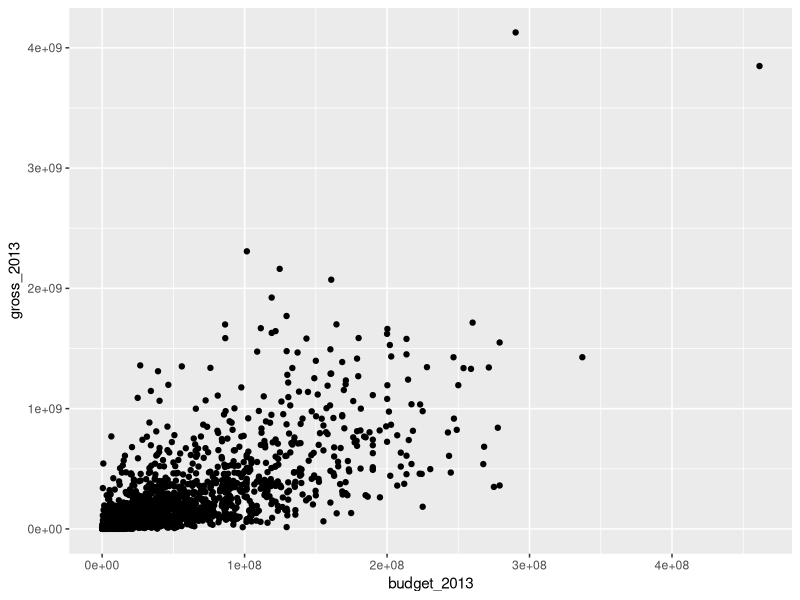
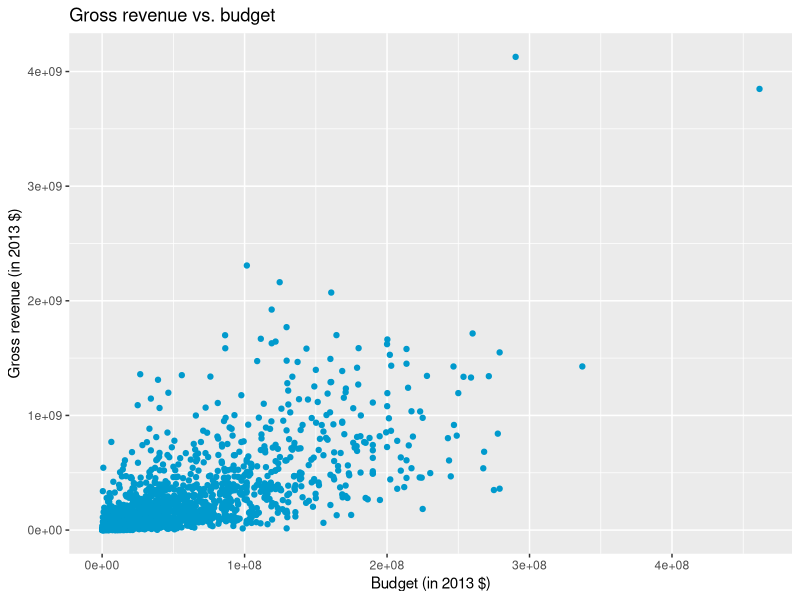
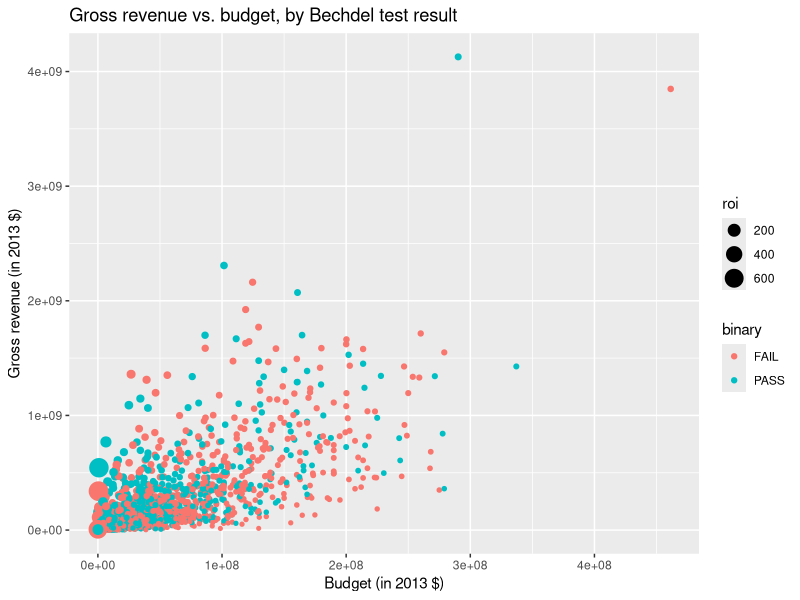
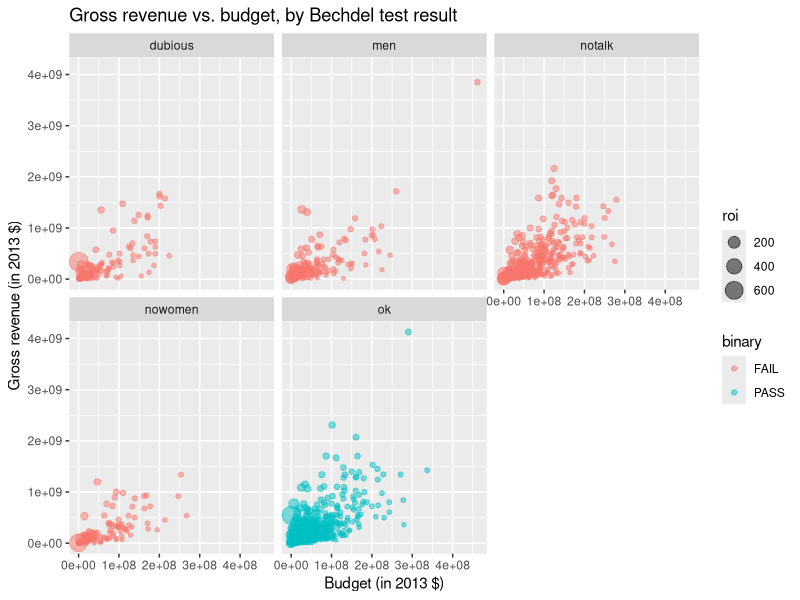
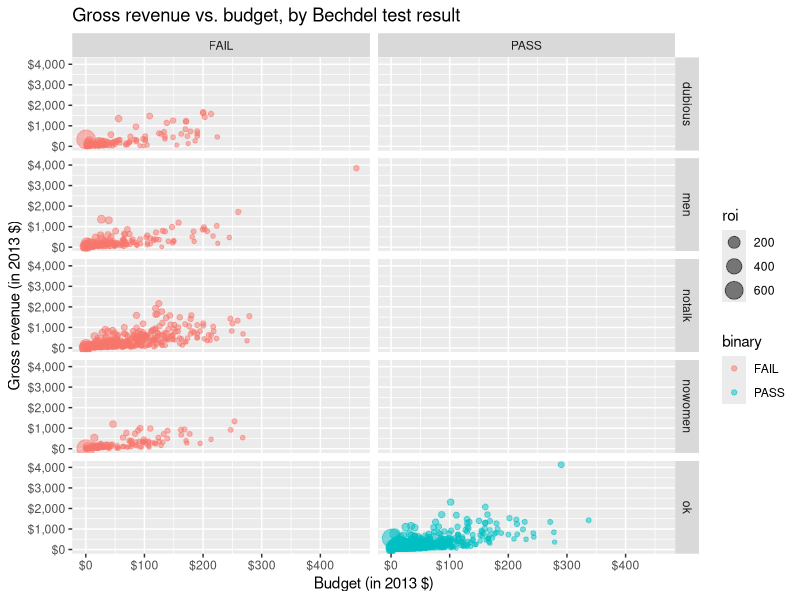

Here is the R script that generated these plots, in order:
## ---- chunk 1
#| echo: false
#| include: false
library(tidyverse) # put in r file to r chunks have packages to use
library(scales)
## ---- chunk 2
#| echo: false
#| message: false
#| warning: false
bechdel <- read_csv("data/bechdel.csv") # put in R file to r chunks have data to use
## ---- chunk 3
#| label: load-packages
#| message: false
#| warning: false
library(tidyverse)
library(scales)
## ---- chunk 4
glimpse(bechdel)
## ---- chunk 5
#| echo: true
ggplot(
  bechdel,
  aes(x = budget_2013, y = gross_2013)
) +
  geom_point()
## ---- chunk 6
#| label: plot-labels
#| echo: true
ggplot(
  bechdel,
  aes(x = budget_2013, y = gross_2013)
) +
  geom_point(color = "deepskyblue3") +
  labs(
    x = "Budget (in 2013 $)",
    y = "Gross revenue (in 2013 $)",
    title = "Gross revenue vs. budget"
  )
## ---- chunk 7
#| label: plot-aes-color-solution
#| echo: true
ggplot(
  bechdel,
  aes(
    x = budget_2013, y = gross_2013,
    color = binary, size = roi
  )
) +
  geom_point() +
  labs(
    x = "Budget (in 2013 $)",
    y = "Gross revenue (in 2013 $)",
    title = "Gross revenue vs. budget, by Bechdel test result"
  )
## ---- chunk 8
#| label: plot-facet-wrap-sol
#| echo: true
ggplot(
  bechdel,
  aes(
    x = budget_2013, y = gross_2013,
    color = binary, size = roi
  )
) +
  geom_point(alpha = 0.5) +
  facet_wrap(~clean_test) +
  labs(
    x = "Budget (in 2013 $)",
    y = "Gross revenue (in 2013 $)",
    title = "Gross revenue vs. budget, by Bechdel test result"
  )
## ---- chunk 9
ggplot(
  bechdel,
  aes(
    x = budget_2013, y = gross_2013,
    color = binary, size = roi
  )
) +
  geom_point(alpha = 0.5) +
  facet_grid(clean_test ~ binary) +
  scale_x_continuous(labels = label_dollar(scale = 1 / 1000000)) +
  scale_y_continuous(labels = label_dollar(scale = 1 / 1000000)) +
  labs(
    x = "Budget (in 2013 $)",
    y = "Gross revenue (in 2013 $)",
    title = "Gross revenue vs. budget, by Bechdel test result"
  )
